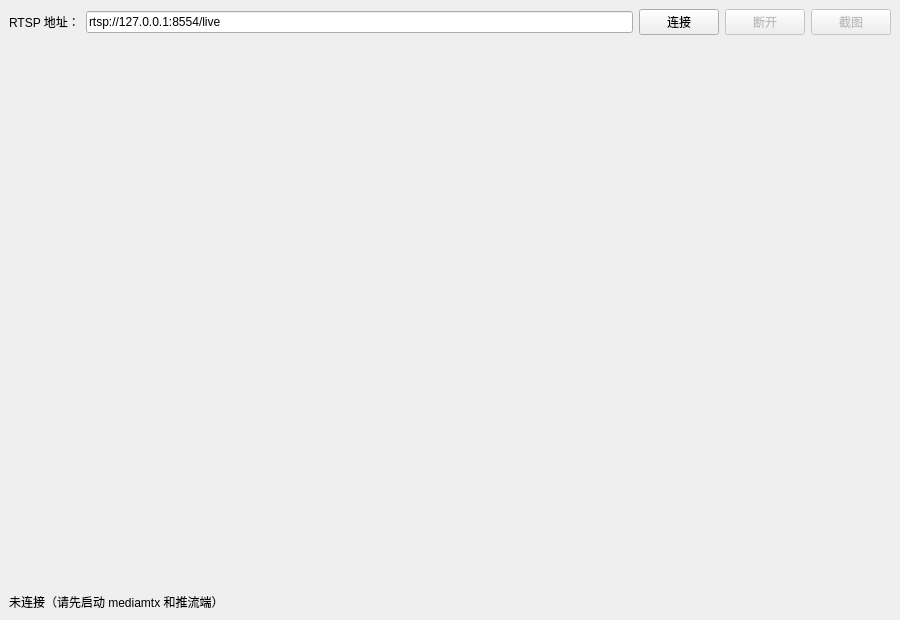
<?xml version="1.0" encoding="UTF-8"?>
<ui version="4.0">
 <class>MainWindow</class>
 <widget class="QMainWindow" name="MainWindow">
  <property name="geometry">
   <rect>
    <x>0</x>
    <y>0</y>
    <width>900</width>
    <height>620</height>
   </rect>
  </property>
  <property name="windowTitle">
   <string>RTSP 拉流预览 — FFmpeg 解码 + OpenGL 渲染</string>
  </property>
  <widget class="QWidget" name="centralwidget">
   <layout class="QVBoxLayout" name="verticalLayout" stretch="0,1,0">
    <item>
     <layout class="QHBoxLayout" name="topLayout">
      <item>
       <widget class="QLabel" name="urlLabel">
        <property name="text">
         <string>RTSP 地址：</string>
        </property>
       </widget>
      </item>
      <item>
       <widget class="QLineEdit" name="urlEdit">
        <property name="text">
         <string>rtsp://127.0.0.1:8554/live</string>
        </property>
       </widget>
      </item>
      <item>
       <widget class="QPushButton" name="btnStart">
        <property name="text">
         <string>连接</string>
        </property>
       </widget>
      </item>
      <item>
       <widget class="QPushButton" name="btnStop">
        <property name="text">
         <string>断开</string>
        </property>
        <property name="enabled">
         <bool>false</bool>
        </property>
       </widget>
      </item>
      <item>
       <widget class="QPushButton" name="btnShot">
        <property name="text">
         <string>截图</string>
        </property>
        <property name="enabled">
         <bool>false</bool>
        </property>
       </widget>
      </item>
     </layout>
    </item>
    <item>
     <widget class="YuvGLWidget" name="glWidget">
      <property name="minimumSize">
       <size>
        <width>640</width>
        <height>480</height>
       </size>
      </property>
     </widget>
    </item>
    <item>
     <widget class="QLabel" name="statLabel">
      <property name="text">
       <string>未连接（请先启动 mediamtx 和推流端）</string>
      </property>
      <property name="wordWrap">
       <bool>true</bool>
      </property>
     </widget>
    </item>
   </layout>
  </widget>
 </widget>
 <customwidgets>
  <customwidget>
   <class>YuvGLWidget</class>
   <extends>QWidget</extends>
   <header>yuvglwidget.h</header>
   <container>1</container>
  </customwidget>
 </customwidgets>
 <resources/>
 <connections/>
</ui>
